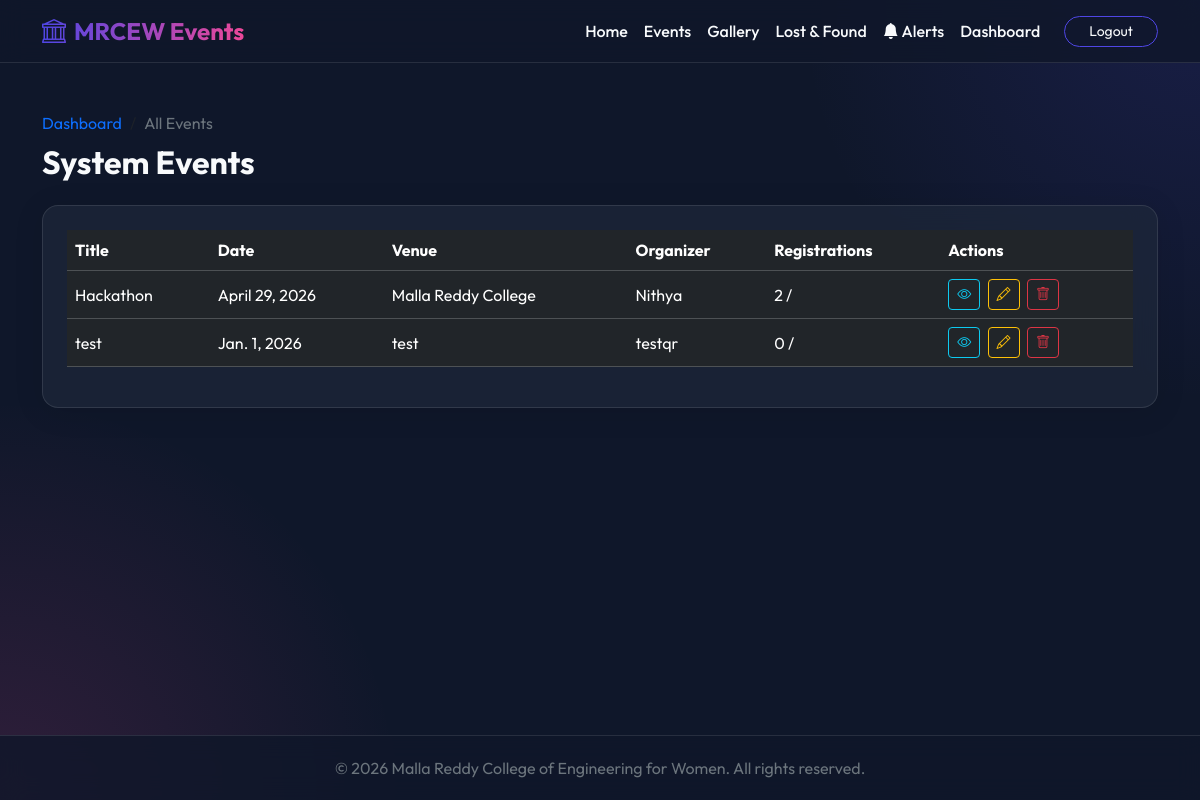
/portal-admin/events/ (signed in), run on an earlier commit of the app's database.
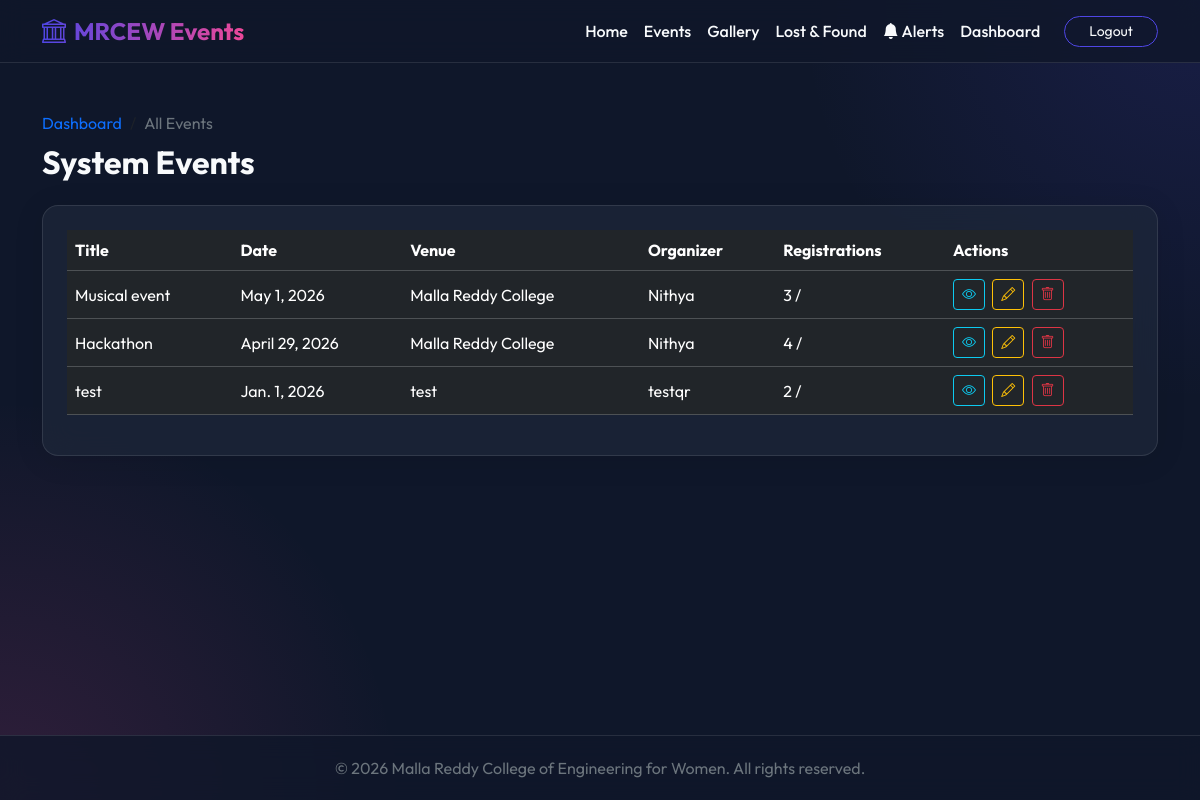
And on a later commit of the database.
### core/models.py (models this page shows, shortened)
class Event(models.fields.Field):
    pass # Replaced below

class User(AbstractUser):
    ROLE_CHOICES = (
        ('Admin', 'Admin'),
        ('Organizer', 'Organizer'),
        ('Student', 'Student'),
    )
    role = models.CharField(max_length=20, choices=ROLE_CHOICES, default='Student')
    phone_number = models.CharField(max_length=15, blank=True, null=True)

### core/views.py (the view)
@login_required
def admin_events(request):
    if request.user.role != 'Admin' and not request.user.is_superuser:
        return redirect('dashboard')
    events = Event.objects.all().order_by('-date')
    return render(request, 'core/admin_events.html', {'events': events})

### templates/core/admin_events.html (shortened to what this page needs)
{% extends 'base.html' %}
{% block content %}
<div class="row mb-4 align-items-center">
    <div class="col-md-8">
        <nav aria-label="breadcrumb">
            <ol class="breadcrumb mb-2">
                <li class="breadcrumb-item"><a href="{% url 'dashboard' %}" class="text-primary text-decoration-none">Dashboard</a></li>
                <li class="breadcrumb-item active text-secondary" aria-current="page">All Events</li>
            </ol>
        </nav>
        <h2 class="fw-bold mb-0">System Events</h2>
    </div>
</div>
<div class="glass-card p-4">
    <div class="table-responsive">
        <table class="table table-dark table-hover align-middle">
            <thead>
                <tr>
                    <th>Title</th>
                    <th>Date</th>
                    <th>Venue</th>
                    <th>Organizer</th>
                    <th>Registrations</th>
                    <th>Actions</th>
                </tr>
            </thead>
            <tbody>
                {% for event in events %}
                <tr>
                    <td>{{ event.title }}</td>
                    <td>{{ event.date }}</td>
                    <td>{{ event.venue }}</td>
                    <td>{{ event.organizer.username }}</td>
                    <td>{{ event.registrations.count }} / {{ event.capacity }}</td>
                    <td>
                        <a href="{% url 'event_detail' event.pk %}" class="btn btn-sm btn-outline-info me-1"><i class="bi bi-eye"></i></a>
                        <a href="{% url 'event_update' event.pk %}" class="btn btn-sm btn-outline-warning me-1"><i class="bi bi-pencil"></i></a>
                        <a href="{% url 'event_delete' event.pk %}" class="btn btn-sm btn-outline-danger"><i class="bi bi-trash"></i></a>
                    </td>
                </tr>
                {% empty %}
                <tr>
                    <td colspan="6" class="text-center py-4 text-secondary">
                        No events have been created yet.
                    </td>
                </tr>
                {% endfor %}
            </tbody>
        </table>
    </div>
</div>
{% endblock %}

What changed in the data, as far as the page shows it:
added Event: title "Musical event", date "May 1, 2026", venue "Malla Reddy College", organizer.username "Nithya", registrations.count "3"
computed for Event "Hackathon": registrations.count "2" → "4"
computed for Event "test": registrations.count "0" → "2"
